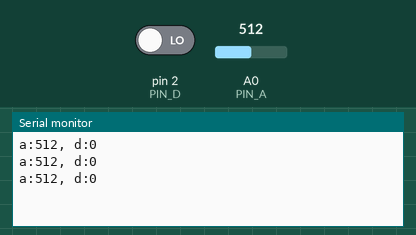
Bench run of a sketch on a simulated Arduino Uno, built with avr-gcc and run on an emulated ATmega328P. Parts: the last lines printed to the serial monitor. Inputs (shaded band) come from the test bench; at power-on: A0 (PIN_A) = 512, pin 2 (PIN_D) LOW.

Above: at 1.3 s.
1.4 s: A0 (PIN_A) set to 716
At 1.9 s:
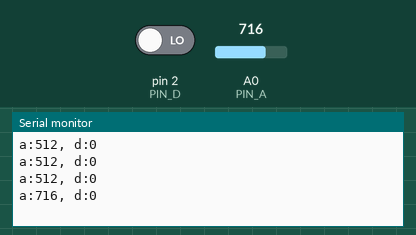
2.9 s: pin 2 (PIN_D) driven HIGH
At 3.4 s:
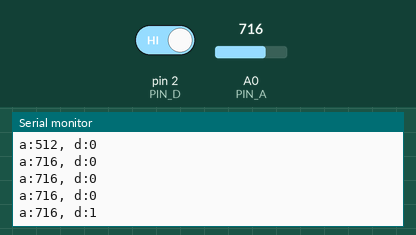
4.4 s: A0 (PIN_A) set to 900
At 4.9 s:
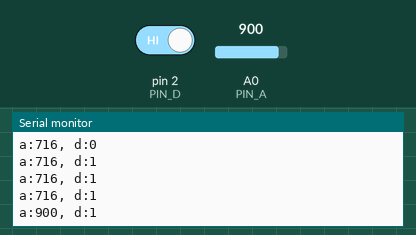
5.9 s: pin 2 (PIN_D) driven LOW
At 6.4 s:
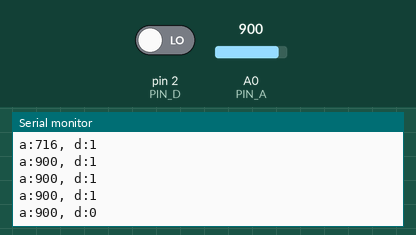
Timing chart, 0 to 8.4 s (numbered marks = the images above; inputs shaded):
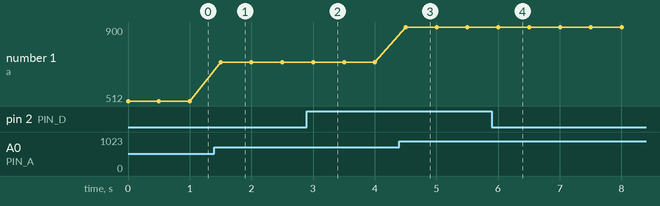

Measured:
- after the input at 1.4 s, the serial monitor: prints a new line after 0.10 s (image 1)
- after the input at 2.9 s, the serial monitor: prints a new line after 0.10 s (image 2)
- after the input at 4.4 s, the serial monitor: prints a new line after 0.10 s (image 3)
- after the input at 5.9 s, the serial monitor: prints a new line after 0.11 s (image 4)
- plotted number 1: 512 → 716 after the input at 1.4 s, 716 → 900 after the input at 4.4 s

The sketch:

lightSenior.ino
```cpp
#define PIN_A 0
#define PIN_D 2

void setup()
{
  Serial.begin(9600);
}

void loop()
{
  int val;
  val=analogRead(PIN_A);
  Serial.print("a:");
  Serial.print(val);
  Serial.print(", d:");
  val=digitalRead(PIN_D);
  Serial.println(val);
  delay(500);
}
```
